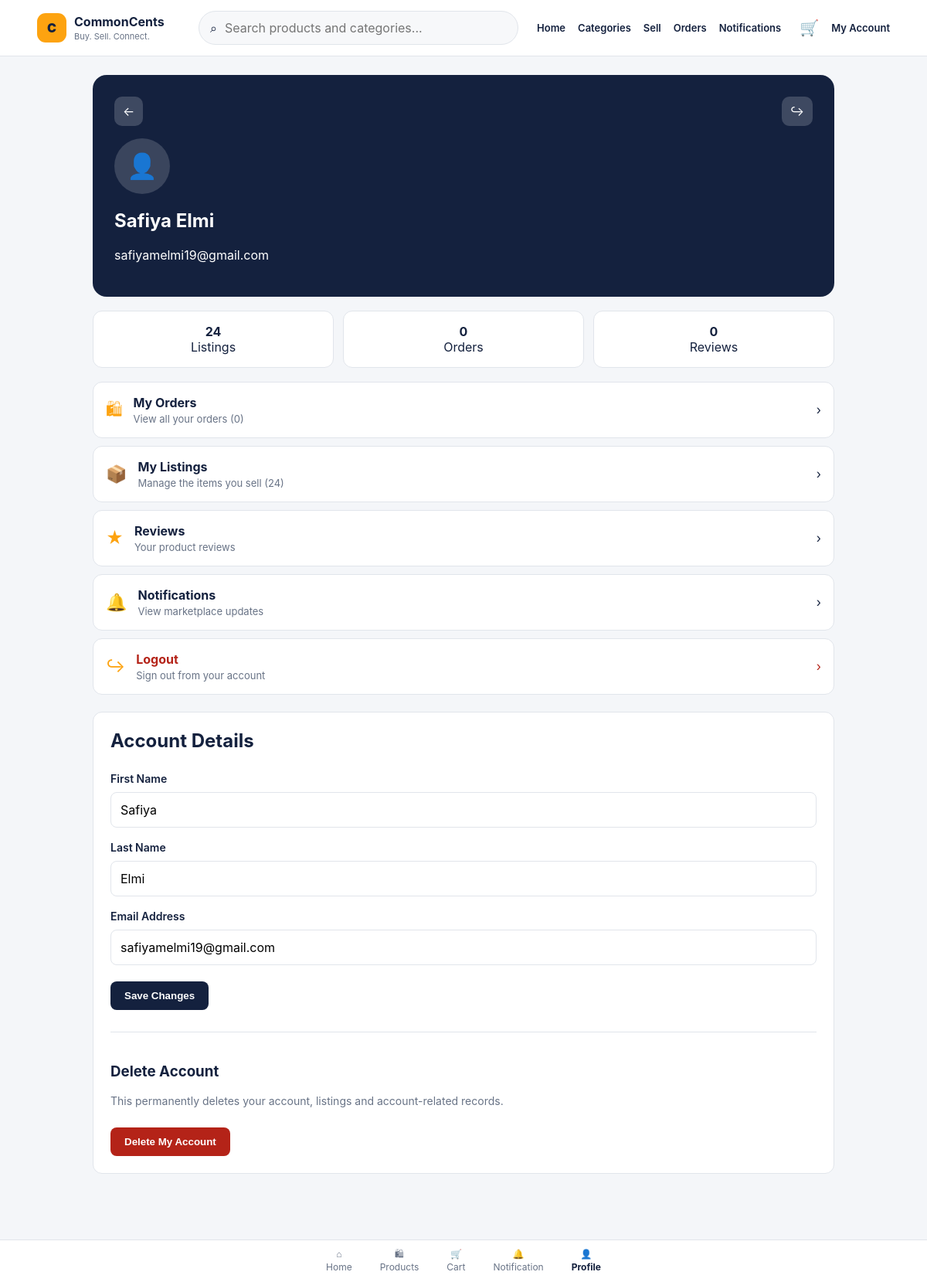
The page /frontend/profile.php (signed in) on the database its author committed.
### tables this page shows
CREATE TABLE IF NOT EXISTS `user` (
  `userID` int NOT NULL AUTO_INCREMENT,
  `firstName` varchar(50) NOT NULL,
  `lastName` varchar(50) NOT NULL,
  `email` varchar(100) NOT NULL,
  `password` varchar(255) NOT NULL,
  `role` enum('User','Vendor') NOT NULL DEFAULT 'User',
  PRIMARY KEY (`userID`),
  UNIQUE KEY `email` (`email`)
);

### classes/User.php (called while the page is built, shortened)
<?php
require_once __DIR__ . '/../config/database.php';
class User
{
    public function getById($userID)
    {
        global $conn;
        $sql = "SELECT userID, firstName, lastName, email
                FROM `user`
                WHERE userID = ?";
        $stmt = $conn->prepare($sql);
        $stmt->bind_param("i", $userID);
        $stmt->execute();
        return $stmt->get_result()->fetch_assoc();
    }
}
?>

### classes/Listing.php (called while the page is built, shortened)
<?php
require_once __DIR__ . '/../config/database.php';
class Listing
{
    public function getByUser($userID)
    {
        global $conn;
        $sql = "SELECT *
                FROM listing
                WHERE userID = ?
                ORDER BY datePosted DESC";
        $stmt = $conn->prepare($sql);
        $stmt->bind_param("i", $userID);
        $stmt->execute();
        return $stmt->get_result();
    }
}
?>

### classes/Order.php (called while the page is built, shortened)
<?php
require_once __DIR__ . '/../config/database.php';
class Order
{
    public function getByUser($userID)
    {
        global $conn;
        $sql = "SELECT *
                FROM `order`
                WHERE userID = ?
                ORDER BY orderDate DESC";
        $stmt = $conn->prepare($sql);
        $stmt->bind_param("i", $userID);
        $stmt->execute();
        return $stmt->get_result();
    }
}
?>

### frontend/profile.php (the view, shortened to what this page needs)
<?php
require_once __DIR__ . '/../config/database.php';
require_once __DIR__ . '/../classes/User.php';
require_once __DIR__ . '/../classes/Listing.php';
require_once __DIR__ . '/../classes/Order.php';
require_once __DIR__ . '/../classes/Review.php';
$userID = (int)$_SESSION['userID'];
$userModel = new User();
$user = $userModel->getById($userID);
$listingModel = new Listing();
$myListings   = $listingModel->getByUser($userID);
$listingCount = $myListings->num_rows;
$orderModel = new Order();
$myOrders   = $orderModel->getByUser($userID);
$orderCount = $myOrders->num_rows;
$reviewStatement = $conn->prepare('SELECT COUNT(*) AS total FROM review WHERE userID = ?');
$reviewStatement->bind_param('i', $userID);
$reviewStatement->execute();
$reviewCount = (int) $reviewStatement->get_result()->fetch_assoc()['total'];
require __DIR__ . '/../partials/header.php';
?>
<div class="profile-hero">
    <div class="d-flex justify-content-between align-items-start">
        <a href="home.php" class="icon-btn profile-header-action">
            <i class="bi bi-arrow-left"></i>
        </a>
        <a href="../authentication/logout.php" class="icon-btn profile-header-action">
            <i class="bi bi-box-arrow-right"></i>
        </a>
    </div>
    <div class="mt-3">
        <div class="profile-avatar"><i class="bi bi-person"></i></div>
        <h2><?= htmlspecialchars($user['firstName'] . " " . $user['lastName']) ?></h2>
        <p><?= htmlspecialchars($user['email']) ?></p>
    </div>
</div>
<div class="stats-row profile-stats-row">
    <div class="stat"><strong><?= (int)$listingCount ?></strong><span>Listings</span></div>
    <div class="stat"><strong><?= (int)$orderCount ?></strong><span>Orders</span></div>
    <div class="stat"><strong><?= (int)$reviewCount ?></strong><span>Reviews</span></div>
</div>
<div class="menu-list">
    <a class="menu-item" href="orders.php">
        <div class="mi-icon"><i class="bi bi-bag"></i></div>
        <div class="mi-text"><strong>My Orders</strong><span>View all your orders (<?= (int)$orderCount ?>)</span></div>
        <i class="bi bi-chevron-right mi-arrow"></i>
    </a>
    <a class="menu-item" href="my-listings.php">
        <div class="mi-icon"><i class="bi bi-box-seam"></i></div>
        <div class="mi-text"><strong>My Listings</strong><span>Manage the items you sell (<?= (int)$listingCount ?>)</span></div>
        <i class="bi bi-chevron-right mi-arrow"></i>
    </a>
    <a class="menu-item" href="reviews.php">
        <div class="mi-icon"><i class="bi bi-star"></i></div>
        <div class="mi-text"><strong>Reviews</strong><span>Your product reviews</span></div>
        <i class="bi bi-chevron-right mi-arrow"></i>
    </a>
    <a class="menu-item" href="notifications.php">
        <div class="mi-icon"><i class="bi bi-bell"></i></div>
        <div class="mi-text"><strong>Notifications</strong><span>View marketplace updates</span></div>
        <i class="bi bi-chevron-right mi-arrow"></i>
    </a>
    <a class="menu-item danger" href="../authentication/logout.php">
        <div class="mi-icon"><i class="bi bi-box-arrow-right"></i></div>
        <div class="mi-text"><strong>Logout</strong><span>Sign out from your account</span></div>
        <i class="bi bi-chevron-right mi-arrow"></i>
    </a>
</div>
<section class="account-settings">
    <h2>Account Details</h2>
    <form method="post" class="account-form">
        <label for="firstName">First Name</label>
        <input id="firstName" name="firstName" type="text" maxlength="50" required value="<?= htmlspecialchars($user['firstName'], ENT_QUOTES, 'UTF-8') ?>">
        <label for="lastName">Last Name</label>
        <input id="lastName" name="lastName" type="text" maxlength="50" required value="<?= htmlspecialchars($user['lastName'], ENT_QUOTES, 'UTF-8') ?>">
        <label for="email">Email Address</label>
        <input id="email" name="email" type="email" maxlength="100" required value="<?= htmlspecialchars($user['email'], ENT_QUOTES, 'UTF-8') ?>">
        <button type="submit" name="update_account" value="1">Save Changes</button>
    </form>
    <div class="delete-account">
        <h3>Delete Account</h3>
        <p>This permanently deletes your account, listings and account-related records.</p>
        <form method="post" onsubmit="return confirm('Are you sure you want to permanently delete your account? This cannot be undone.');">
            <button type="submit" name="delete_account" value="1">Delete My Account</button>
        </form>
    </div>
</section>
<?php require __DIR__ . '/../partials/footer.php'; ?>

### rows shown on the page
user: firstName+lastName "Safiya Elmi", email "safiyamelmi19@gmail.com", firstName "Safiya", lastName "Elmi"

### other values the page prints
$listingCount "24"
$orderCount "0"
$reviewCount "0"
